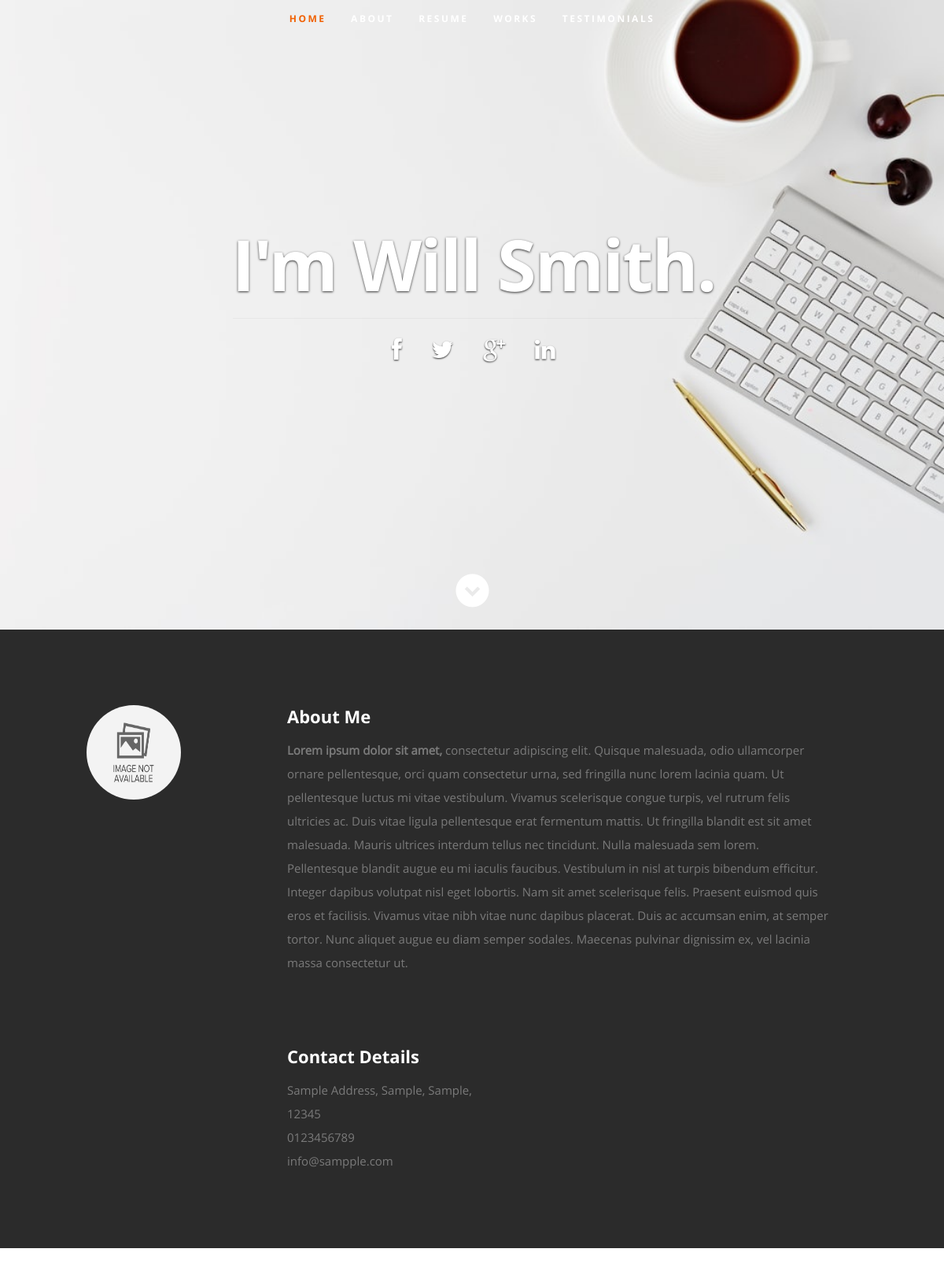
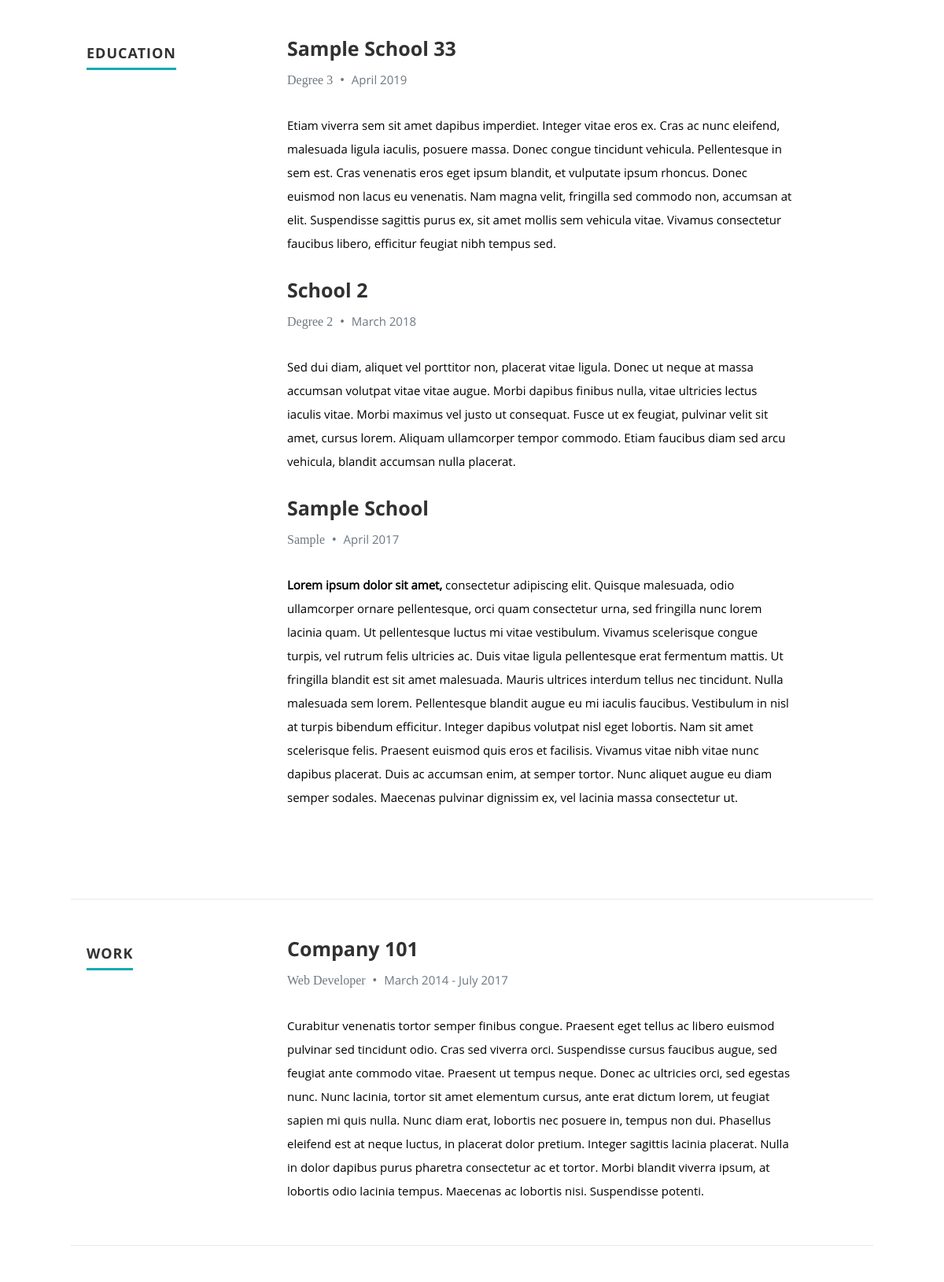
The page / (upper part) on the database its author committed (2 pictures, top to bottom).
### tables this page shows
CREATE TABLE `users` (
  `id` int(50) NOT NULL,
  `firstname` varchar(250) NOT NULL,
  `lastname` varchar(250) NOT NULL,
  `username` text NOT NULL,
  `password` text NOT NULL,
  `avatar` text DEFAULT NULL,
  `last_login` datetime DEFAULT NULL,
  `date_added` datetime NOT NULL DEFAULT current_timestamp(),
  `date_updated` datetime DEFAULT NULL ON UPDATE current_timestamp()
);

CREATE TABLE `education` (
  `id` int(30) NOT NULL,
  `school` text DEFAULT NULL,
  `degree` text DEFAULT NULL,
  `month` varchar(50) NOT NULL,
  `year` int(10) NOT NULL,
  `description` text DEFAULT NULL,
  `order_by` int(30) NOT NULL
);

CREATE TABLE `work` (
  `id` int(30) NOT NULL,
  `company` text DEFAULT NULL,
  `position` text DEFAULT NULL,
  `started` varchar(250) NOT NULL,
  `ended` varchar(250) NOT NULL,
  `description` text DEFAULT NULL,
  `order_by` int(30) NOT NULL
);

### config.php (called while the page is built, shortened)
<?php
function validate_image($file){
	if(!empty($file)){
		if(is_file(base_app.$file)){
			return base_url.$file;
		}else{
			return base_url.'dist/img/no-image-available.png';
		}
	}else{
		return base_url.'dist/img/no-image-available.png';
	}
}
?>

### index.php (the view, shortened to what this page needs)
<?php require_once('config.php'); ?>
 <!DOCTYPE html>
<html lang="en" class="" style="height: auto;">
<?php require_once('inc/header.php') ?>
  <body>
   <header id="home">
      <nav id="nav-wrap">
         <ul id="nav" class="nav">
            <li class="current"><a class="smoothscroll" href="#home">Home</a></li>
            <li><a class="smoothscroll" href="#about">About</a></li>
           <li><a class="smoothscroll" href="#resume">Resume</a></li>
            <li><a class="smoothscroll" href="#portfolio">Works</a></li>
            <li><a class="smoothscroll" href="#testimonials">Testimonials</a></li>
         </ul>
      </nav>
<?php
$u_qry = $conn->query("SELECT * FROM users where id = 1");
foreach($u_qry->fetch_array() as $k => $v){
  if(!is_numeric($k)){
    $user[$k] = $v;
  }
}
$c_qry = $conn->query("SELECT * FROM contacts");
while($row = $c_qry->fetch_assoc()){
    $contact[$row['meta_field']] = $row['meta_value'];
}
?>
      <div class="row banner">
         <div class="banner-text">
            <h1 class="responsive-headline">I'm <?php echo isset($user) ? ucwords($user['firstname'].' '.$user['lastname']) : ""; ?>.</h1>
            <hr />
            <ul class="social">
               <li><a target="_blank" href="<?php echo $contact['facebook'] ?>"><i class="fa fa-facebook"></i></a></li>
               <li><a target="_blank" href="<?php echo $contact['twitter'] ?>"><i class="fa fa-twitter"></i></a></li>
               <li><a target="_blank" href="mailto:<?php echo $contact['email'] ?>"><i class="fa fa-google-plus"></i></a></li>
               <li><a target="_blank" href="<?php echo $contact['linkin'] ?>"><i class="fa fa-linkedin"></i></a></li>
            </ul>
         </div>
      </div>
      <p class="scrolldown">
         <a class="smoothscroll" href="#about"><i class="icon-down-circle"></i></a>
      </p>
   </header>
   <section id="about">
      <div class="row">
         <div class="three columns">
            <img class="profile-pic"  src="<?php echo validate_image("avatar") ?>" alt="" />
         </div>
         <div class="nine columns main-col">
            <h2>About Me</h2>
            <div id="about_me"><?php include "about.html"; ?></div>
            <div class="row">
               <div class="columns contact-details">
                  <h2>Contact Details</h2>
                  <p class="address">
               <span><?php echo $contact['address'] ?></span><br>
               <span><?php echo $contact['mobile'] ?></span><br>
                     <span><?php echo $contact['email'] ?></span>
             </p>
               </div>
               <div class="columns download">
               </div>
            </div>
         </div>
      </div>
   </section>
   <section id="resume">
      <div class="row education">
         <div class="three columns header-col">
            <h1><span>Education</span></h1>
         </div>
         <div class="nine columns main-col">
          <?php
          $e_qry = $conn->query("SELECT * FROM education order by year desc, month desc");
          while($row = $e_qry->fetch_assoc()):
          ?>
            <div class="row item">
               <div class="twelve columns">
                  <h3><?php echo $row['school'] ?></h3>
                  <p class="info"><?php echo $row['degree'] ?> <span>&bull;</span> <em class="date"><?php echo $row['month'].' '.$row['year'] ?></em></p>
                  <p>
                  <?php echo stripslashes(html_entity_decode($row['description'])) ?>
                  </p>
               </div>
            </div>
          <?php endwhile; ?>
         </div>
      </div>
      <div class="row work">
         <div class="three columns header-col">
            <h1><span>Work</span></h1>
         </div>
         <div class="nine columns main-col">
          <?php
          $w_qry = $conn->query("SELECT * FROM work ");
          while($row = $w_qry->fetch_assoc()):
          ?>
            <div class="row item">
               <div class="twelve columns">
                  <h3><?php echo $row['company'] ?></h3>
                  <p class="info"><?php echo $row['position'] ?> <span>&bull;</span> <em class="date"><?php echo str_replace("_"," ",$row['started']) ?> - <?php echo str_replace("_"," ",$row['ended']) ?></em></p>
                  <p><?php echo stripslashes(html_entity_decode($row['description'])) ?></p>
               </div>
            </div>
          <?php endwhile; ?>
         </div>
      </div>
  </body>
</html>

### inc/header.php (shortened to what this page needs)
<head>
   <link rel="stylesheet" href="<?php echo base_url ?>profile_asset/css/default.css">
  <link rel="stylesheet" href="<?php echo base_url ?>profile_asset/css/layout.css">
   <link rel="stylesheet" href="<?php echo base_url ?>profile_asset/css/media-queries.css">
   <link rel="stylesheet" href="<?php echo base_url ?>profile_asset/css/magnific-popup.css">
  </head>

### profile_asset/css/default.css (style rules this page uses)
html, body, div, span, object, iframe, h1, h2, h3, h4, h5, h6, p, blockquote, pre, abbr, address, cite, code, del, dfn, em, img, ins, kbd, q, samp, small, strong, sub, sup, var, b, i, dl, dt, dd, ol, ul, li, fieldset, form, label, legend, table, caption, tbody, tfoot, thead, tr, th, td, article, aside, canvas, details, figcaption, figure, footer, header, hgroup, menu, nav, section, summary, time, mark, audio, video { margin: 0; padding: 0; border: 0; outline: 0; font-size: 100%; vertical-align: baseline; background: transparent; }
article,aside,details,figcaption,figure, footer,header,hgroup,menu,nav,section { display: block; }
*, *:before, *:after { -moz-box-sizing: border-box; -webkit-box-sizing: border-box; box-sizing: border-box; }
html { font-size: 62.5%; -webkit-font-smoothing: antialiased; }
body { background: #fff; font-family: 'opensans-regular', sans-serif; font-weight: normal; font-size: 15px; line-height: 30px; color: #838C95; -webkit-font-smoothing: antialiased; -webkit-text-size-adjust: 100%; }
h1, h2, h3, h4, h5, h6 { color: #313131; font-family: 'opensans-bold', sans-serif; font-weight: normal; }
h1 { font-size: 38px; line-height: 42px; margin-bottom: 12px; letter-spacing: -1px; }
h2 { font-size: 28px; line-height: 36px; margin-bottom: 6px; }
h3 { font-size: 22px; line-height: 30px; margin-bottom: 12px; }
p { margin: 0 0 30px 0; }
em { font: 15px/30px 'opensans-italic', sans-serif; }
hr { border: solid #E3E3E3; border-width: 1px 0 0; clear: both; margin: 11px 0 30px; height: 0; }
a, a:visited { text-decoration: none; outline: 0; color: #11ABB0; -webkit-transition: color .3s ease-in-out; -moz-transition: color .3s ease-in-out; -o-transition: color .3s ease-in-out; transition: color .3s ease-in-out; }
p a, p a:visited { line-height: inherit; }
ul, ol { margin-bottom: 24px; margin-top: 12px; }
ul { list-style: none outside; }
li { line-height: 18px; margin-bottom: 12px; }
img { max-width: 100%; height: auto; }
.row { width: 96%; max-width: 1020px; margin: 0 auto; }
.row .row { width: auto; max-width: none; margin: 0 -20px; }
.row:before, .row:after { content: " "; display: table; }
.row:after { clear: both; }
.column, .columns { position: relative; padding: 0 20px; min-height: 1px; float: left; }
[class*="column"] + [class*="column"]:last-child { float: right; }
.row .three { width: 25%; }
.row .nine { width: 75%; }
.row .twelve { width: 100%; }

### index.php (style rules this page uses)
#about_me * { color:#7A7A7A !important; }

### rows shown on the page
users: firstname+lastname "Will Smith"
education: school "Sample School 33", degree "Degree 3", month "April", year "2019", description "Etiam viverra sem sit amet dapibus imperdiet. Integer vitae eros ex. Cras ac nunc eleifend, malesuada ligula iaculis, posuere massa. Donec congue tincidunt vehicula. Pellentesque in sem est. Cras venenatis eros eget ipsum blandit, et vulputate ipsum rhoncus. Donec euismod non lacus eu venenatis. Nam magna velit, fringilla sed commodo non, accumsan at elit. Suspendisse sagittis purus ex, sit amet mollis sem vehicula vitae. Vivamus consectetur faucibus libero, efficitur feugiat nibh tempus sed."
education: school "School 2", degree "Degree 2", month "March", year "2018", description "Sed dui diam, aliquet vel porttitor non, placerat vitae ligula. Donec ut neque at massa accumsan volutpat vitae vitae augue. Morbi dapibus finibus nulla, vitae ultricies lectus iaculis vitae. Morbi maximus vel justo ut consequat. Fusce ut ex feugiat, pulvinar velit sit amet, cursus lorem. Aliquam ullamcorper tempor commodo. Etiam faucibus diam sed arcu vehicula, blandit accumsan nulla placerat."
education: school "Sample School", degree "Sample", month "April", year "2017", description "Lorem ipsum dolor sit amet, consectetur adipiscing elit. Quisque malesuada, odio ullamcorper ornare pellentesque, orci quam consectetur urna, sed fringilla nunc lorem lacinia quam. Ut pellentesque luctus mi vitae vestibulum. Vivamus scelerisque congue turpis, vel rutrum felis ultricies ac. Duis vitae ligula pellentesque erat fermentum mattis. Ut fringilla blandit est sit amet malesuada. Mauris ultrices interdum tellus nec tincidunt. Nulla malesuada sem lorem. Pellentesque blandit augue eu mi iaculis faucibus. Vestibulum in nisl at turpis bibendum efficitur. Integer dapibus volutpat nisl eget lobortis. Nam sit amet scelerisque felis. Praesent euismod quis eros et facilisis. Vivamus vitae…"
work: company "Company 101", position "Web Developer", started "March 2014", ended "July 2017", description "Curabitur venenatis tortor semper finibus congue. Praesent eget tellus ac libero euismod pulvinar sed tincidunt odio. Cras sed viverra orci. Suspendisse cursus faucibus augue, sed feugiat ante commodo vitae. Praesent ut tempus neque. Donec ac ultricies orci, sed egestas nunc. Nunc lacinia, tortor sit amet elementum cursus, ante erat dictum lorem, ut feugiat sapien mi quis nulla. Nunc diam erat, lobortis nec posuere in, tempus non dui. Phasellus eleifend est at neque luctus, in placerat dolor pretium. Integer sagittis lacinia placerat. Nulla in dolor dapibus purus pharetra consectetur ac et tortor. Morbi blandit viverra ipsum, at lobortis odio lacinia tempus. Maecenas ac lobortis nisi.…"

### other values the page prints
$contact['address'] "Sample Address, Sample, Sample, 12345"
$contact['mobile'] "0123456789"
$contact['email'] "info@sampple.com"
